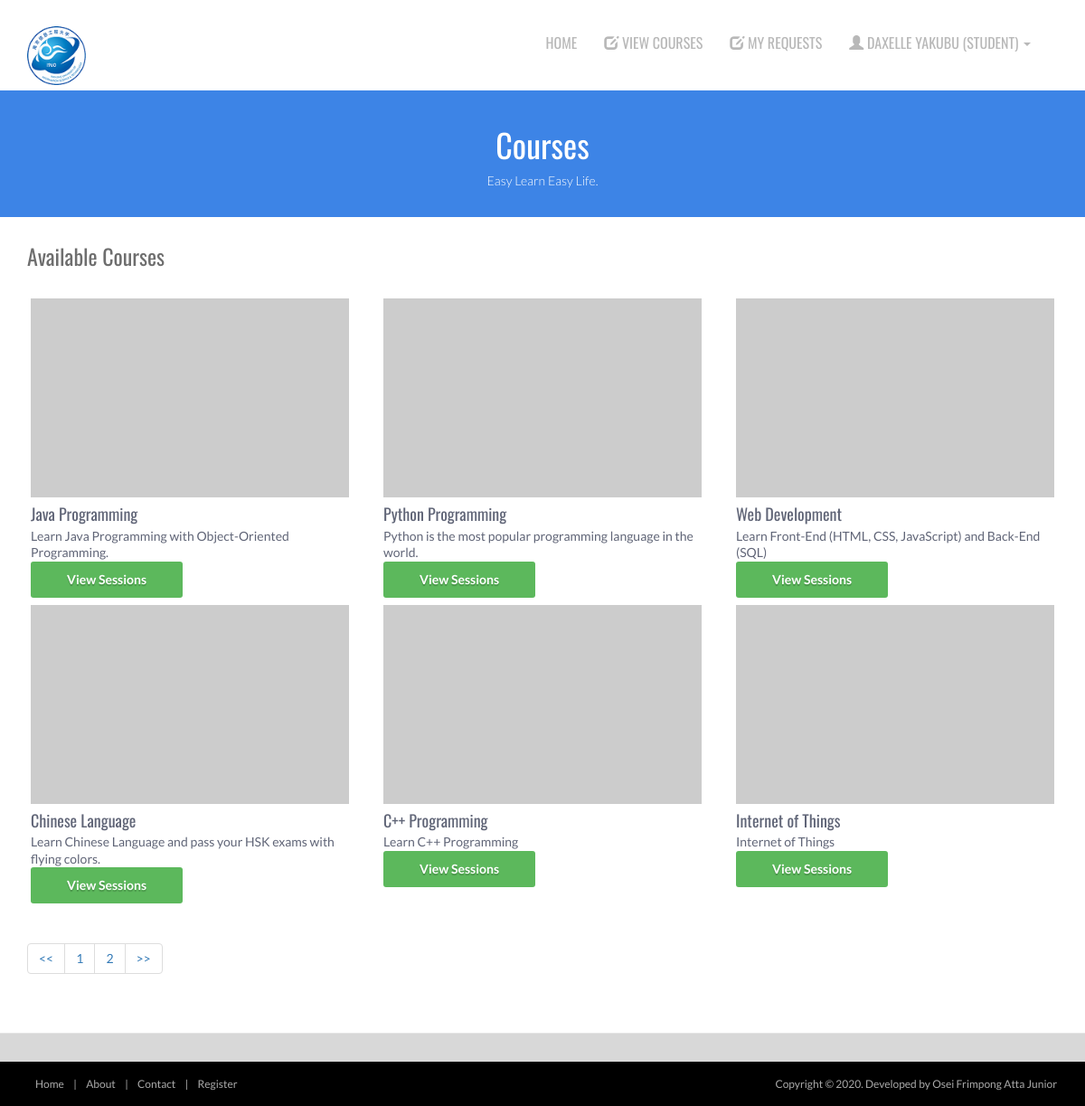
Page /course.php (signed in) on the committed database.
### tables this page shows
CREATE TABLE IF NOT EXISTS `course` (
  `CourseID` int(11) NOT NULL AUTO_INCREMENT,
  `CourseName` varchar(255) NOT NULL,
  `LID` int(11) NOT NULL,
  `CourseDesc` varchar(255) NOT NULL,
  `Session` varchar(255) NOT NULL,
  `Hours` varchar(255) NOT NULL,
  PRIMARY KEY (`CourseID`),
  KEY `LID` (`LID`)
);

### include/function.php (the view, shortened to what this page needs)
<?php
function getCourse($start_from,$per_page){
include 'dbConnect.php';
$sql= 'SELECT * FROM course LIMIT '.$start_from.','.$per_page.';';
$result = mysqli_query($conn, $sql);
if(isset($result)){
	if(mysqli_num_rows($result) > 0){
		echo '<div id="products" class="row list-group">';
		while($row = mysqli_fetch_assoc($result)){
			echo '<div class="item  col-xs-4 col-lg-4">
				<div class="thumbnail">
					<img class="group list-group-image" src="http://placehold.it/400x250/000/fff&text='.$row["CourseName"].'" />
					<div class="caption">
						<h4 class="group inner list-group-item-heading">
							'.$row["CourseName"].'</h4>
						<p class="group inner list-group-item-text">
							'.$row["CourseDesc"].'</p>
						<div class="row">
							<div class="col-xs-12 col-md-6">
							<form method="post" action="classroom.php">
							<div><input type="hidden" name="course_id" value="'.$row["CourseID"].'"/></div>
							<input class="btn btn-success" type="submit" name="view" value="View Sessions"/>
							</form>
							</div>
						</div>
					</div>
				</div>
			</div>';
			}
			echo '</div>';
			$querypage = "SELECT * FROM Course;";
			$resultpage = mysqli_query($conn, $querypage);
			$total_records = mysqli_num_rows($resultpage);
			$total_pages = ceil($total_records / $per_page);
			echo "<ul class='pagination'>
				 <li class='page-item'><a href='course.php?page=1'>".'<<'."</a></li>";
			for ($i=1; $i<=$total_pages; $i++) {
			echo "<li class='page-item'><a href='course.php?page=".$i."'>".$i."</a></li>";
			};
			echo "<li class='page-item'><a href='course.php?page=$total_pages'>".'>>'."</a></li>
				</ul>";
		}
	}else{
		echo 'Error Database!';
	}
}

### include/header.php (shortened to what this page needs)
<?php
include 'include/dbConnect.php';
include 'include/function.php';
?>
<!DOCTYPE html>
<html lang="en">
<head>
	<link rel="stylesheet" href="assets/css/bootstrap.min.css">
	<link rel="stylesheet" href="assets/css/font-awesome.min.css">
	<link rel="stylesheet" href="assets/css/bootstrap-theme.css" media="screen">
	<link rel="stylesheet" href="assets/css/style.css">
	<link rel="stylesheet" href="assets/css/dataTables.min.css">
	<link rel='stylesheet' id='camera-css'  href='assets/css/camera.css' type='text/css' media='all'>
</head>
<body>
	<div class="navbar navbar-inverse">
		<div class="container">
			<div class="navbar-header">
				<a class="navbar-brand" href="index.php">
					<img src="assets/images/newlogo.png" alt="NUIST Logo">COURSE SELECTION MANAGEMENT SYSTEM</a>
			</div>
			<div class="navbar-collapse collapse">
				<ul class="nav navbar-nav pull-right mainNav">
					<?php if(isset($_SESSION["userid"])){ ?>
					<li><a href="index.php">Home</a></li>
					<li><a href="course.php"><span class='glyphicon glyphicon-edit' aria-hidden='true'></span> View Courses</a></li>
					<li><a href="svieworder.php"><span class='glyphicon glyphicon-edit' aria-hidden='true'></span> My Requests</a></li>
					<li class="dropdown">
						<a href="#" class="dropdown-toggle" data-toggle="dropdown"><span class='glyphicon glyphicon-user' aria-hidden='true'></span> <?php echo $_SESSION["username"] . " (Student)"; ?> <b class="caret"></b></a>
					</li>
					<?php }?>
				</ul>
			</div>
		</div>
	</div>

### course.php (shortened to what this page needs)
<?php
include 'include/header.php';
$per_page=6;
if (isset($_GET["page"])) {
$page = $_GET["page"];
}
else {
$page=1;
}
$start_from = ($page-1) * $per_page;
?>
<header id="head" class="secondary">
    <div class="container">
        <h1>Courses</h1>
        <p>Easy Learn Easy Life.</p>
    </div>
</header>
<div class="container">
<h3>Available Courses</h3>
<br/>
<div>
<?php
if (isset($_SESSION['userid'])){
	getCourse($start_from,$per_page);
}elseif (isset($_SESSION['Luserid'])){
	getCourseLecturer($_SESSION['Luserid'],$start_from,$per_page);
}
?>
</div>
</div>
	 <footer id="footer">
<?php
include 'include/footer.php';
?>

### include/footer.php (shortened to what this page needs)
		<div class="footer2 navbar-fixed-bottom">
			<div class="container">
				<div class="row">
					<div class="col-md-6 panel">
						<div class="panel-body">
							<p class="simplenav">
							<a href="index.php">Home</a> |
							<a href="about.php">About</a> |
							<a href="contact.php">Contact</a> |
							<a href="register.php">Register</a>
							</p>
						</div>
					</div>
					<div class="col-md-6 panel">
						<div class="panel-body">
							<p class="text-right">
								Copyright &copy; 2020. Developed by Osei Frimpong Atta Junior</a>
							</p>
						</div>
					</div>
				</div>
			</div>
		</div>
	</footer>
</body>
</html>

### assets/css/style.css (style rules this page uses)
body { font-family: 'Lato', sans-serif; font-weight: normal; color: #6E6E6E; }
h1, h2, h3, h4, h5, h6 { font-weight: normal; font-family: 'Oswald', sans-serif; }
h1, .h1, h2, .h2, h3, .h3 { margin-top: 30px; }
a { color:#3d84e6; }
.navbar-nav>li>a { padding-top: 12px; padding-bottom: 12px; font-family: 'Oswald', sans-serif; font-weight: 400 !important; }
.navbar-inverse .navbar-brand img { width: 65px; }
#head { background-size: cover; height: 600px; text-align: center; color: white; font-weight: 300; position: relative; background-position-x: center; }
#head.secondary { height: 100px; min-height: 100px; padding-top: 0px; }
.panel { margin-bottom: 0px; background-color: transparent; border: 1px solid transparent; border-radius: 0px; -webkit-box-shadow: none; box-shadow: none; }
.panel-body { padding: 0px; }
ul, .list.custom-list ul { margin: 0 0 11px; list-style-type: none; padding-left: 10px; }
.thumbnail { position: relative; margin: 0; border-radius: 0; box-shadow: none; border: none; padding: 0; background: none; padding: 4px; }
.thumbnail .caption { padding: 9px 0 0; color: #606577; }
.navbar-inverse { background: #fff; margin: 0 auto; }
.navbar-inverse { border: none; }
.navbar-inverse .navbar-nav > li > a, .navbar-inverse .navbar-nav > .open ul > a { color: #B8B8B8; font-size: 16px; text-transform: uppercase; }
.navbar-inverse .navbar-nav > li > a, .navbar-inverse .navbar-nav > .open ul > a { text-align: left; }
img { max-width: 100%; }
footer { border-top: 1px solid #e5e5e5; background:#D8D8D8; margin-top: 40px; padding-top: 20px; }
.footer2 { background: #000; padding: 15px 0; color: #aaa; font-size: 12px; }
.footer2 a { color: #aaa; }
.footer2 p { margin: 0; }
#head.secondary { padding-top: 0px; background:#3d84e6; background-size: cover; text-align: center; padding:10px 0; height: 140px; }
#head.secondary h1 { COLOR: #fff; text-align: center; }
.footer2 a { padding: 4px 8px; }

### rows in the picture
course: CourseName "Java Programming", CourseDesc "Learn Java Programming with Object-Oriented Programming."
course: CourseName "Python Programming", CourseDesc "Python is the most popular programming language in the world."
course: CourseName "Web Development", CourseDesc "Learn Front-End (HTML, CSS, JavaScript) and Back-End (SQL)"
course: CourseName "Chinese Language", CourseDesc "Learn Chinese Language and pass your HSK exams with flying colors."
course: CourseName "C++ Programming", CourseDesc "Learn C++ Programming"
course: CourseName "Internet of Things", CourseDesc "Internet of Things"

### other values in the picture
$_SESSION["username"] "DAXELLE YAKUBU"
